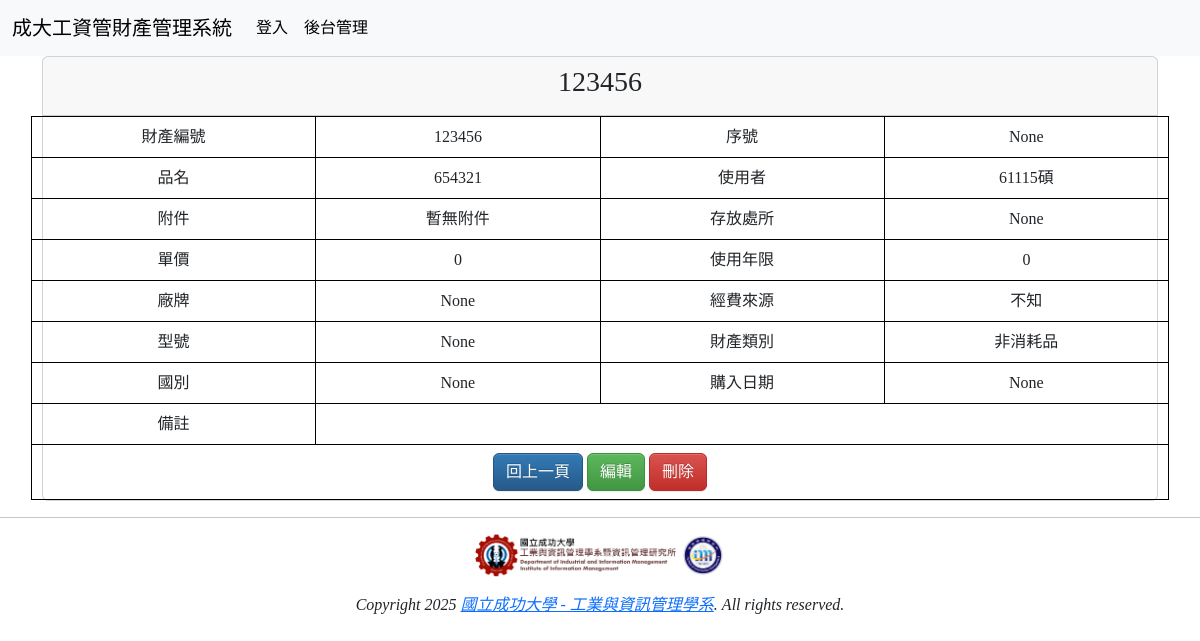
The page /detail/4 on the database its author committed.
### mysite/models.py (models this page shows, shortened)
class Asset(models.Model):
    ASSET_TYPE_CHOICES = [
        ('財產', '財產'),
        ('非消耗品', '非消耗品'),
    ]
    asset_code = models.CharField(max_length=20, unique=True, verbose_name="財編")
    name = models.CharField(max_length=20, verbose_name="品名")
    accessories = models.TextField(blank=True, null=True, default="暫無附件", verbose_name="附件")
    unit_price = models.PositiveIntegerField(default=0, verbose_name="單價")
    brand = models.CharField(max_length=10, blank=True, null=True, verbose_name="廠牌")
    model = models.CharField(max_length=50, blank=True, null=True, verbose_name="型號")
    origin_country = models.CharField(max_length=10, blank=True, null=True, verbose_name="國別")
    serial_number = models.CharField(max_length=50, blank=True, null=True, verbose_name="序號")
    user = models.ForeignKey(AssetUserProfile, on_delete=models.CASCADE, verbose_name="使用者")
    location = models.CharField(max_length=20, blank=True, null=True, verbose_name="存放處所")
    lifespan_years = models.PositiveIntegerField(default=0, verbose_name="使用年限")
    funding_source = models.CharField(max_length=10, default="不知", verbose_name="經費來源")
    asset_type = models.CharField(max_length=20, choices=ASSET_TYPE_CHOICES, verbose_name="財產類別")
    purchase_date = models.DateField(blank=True, null=True, verbose_name="購入日期")
    note = models.TextField(blank=True, null=True, verbose_name="備註")

class AssetUserProfile(models.Model):
    userid = models.CharField(max_length=10, unique=True, verbose_name="使用者編號")
    username = models.CharField(max_length=10, verbose_name="使用者名稱")
    def __str__(self):
        return f"{self.username}"

### mysite/views.py (the view)
# urls.py: path('detail/<int:id>', views.detail, name = 'detail-url'),
def detail(request, id):
    try:
        asset = models.Asset.objects.get(id=id)
    except:
        pass
    return render(request, "detail.html", locals())

### templates/detail.html (shortened to what this page needs)
{% extends "base.html" %}
{% block content %}
<div class='container' style="text-align: center;">
    <div class="row">
        <div class="col-md-12">
            <div class="card">
                {% if asset %}
                    <div class="card-header" align="center">
                        <h3>{{ asset.asset_code }}</h3>
                    </div>
                    <div class="row">
                        <table>
                            <tr>
                                <td>財產編號</td>
                                <td>{{ asset.asset_code }}</td>
                                <td>序號</td>
                                <td>{{ asset.serial_number }}</td>
                            </tr>
                            <tr>
                                <td>品名</td>
                                <td>{{ asset.name }}</td>
                                <td>使用者</td>
                                <td>{{ asset.user }}</td>
                            </tr>
                            <tr>
                                <td>附件</td>
                                <td>{{ asset.accessories }}</td>
                                <td>存放處所</td>
                                <td>{{ asset.location }}</td>
                            </tr>
                            <tr>
                                <td>單價</td>
                                <td>{{ asset.unit_price }}</td>
                                <td>使用年限</td>
                                <td>{{ asset.lifespan_years }}</td>
                            </tr>
                            <tr>
                                <td>廠牌</td>
                                <td>{{ asset.brand }}</td>
                                <td>經費來源</td>
                                <td>{{ asset.funding_source }}</td>
                            </tr>
                            <tr>
                                <td>型號</td>
                                <td>{{ asset.model }}</td>
                                <td>財產類別</td>
                                <td>{{ asset.asset_type }}</td>
                            </tr>
                            <tr>
                                <td>國別</td>
                                <td>{{ asset.origin_country }}</td>
                                <td>購入日期</td>
                                <td>{{ asset.purchase_date }}</td>
                            </tr>
                            <tr>
                                <td>備註</td>
                                <td colspan="3">{{ asset.note }}</td>
                            </tr>
                            <tr>
                                <td colspan="4">
                                    <button type="button" class="btn btn-primary">回上一頁</button>
                                    <button type="button" class="btn btn-success">編輯</button>
                                    <button type="button" class="btn btn-danger">刪除</button>
                                </td>
                            </tr>
                        </table>
                    </div>
                {% else %}
                    <div class="card-header" align="center">
                        <h3>找不到指定的財產/非消耗品</h3>
                    </div>
                {% endif %}
            </div>
        </div>
    </div>
</div>
{% endblock %}

### templates/base.html (style rules this page uses)
h1, h2, h3, h4, h5, p, div { font-family: 微軟正黑體; }

### templates/detail.html (style rules this page uses)
table { border-collapse: collapse; width: 50%; }
th, td { border: 1px solid black; padding: 8px; }

### rows shown on the page
Asset: asset_code "123456", serial_number "None", name "654321", user "61115碩", accessories "暫無附件", location "None", unit_price "0", lifespan_years "0", brand "None", funding_source "不知", model "None", asset_type "非消耗品", origin_country "None", purchase_date "None"
